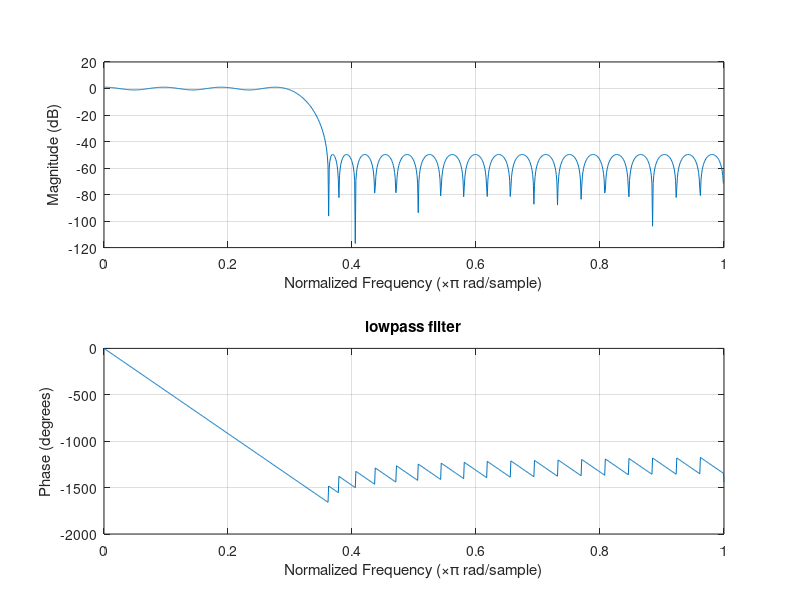
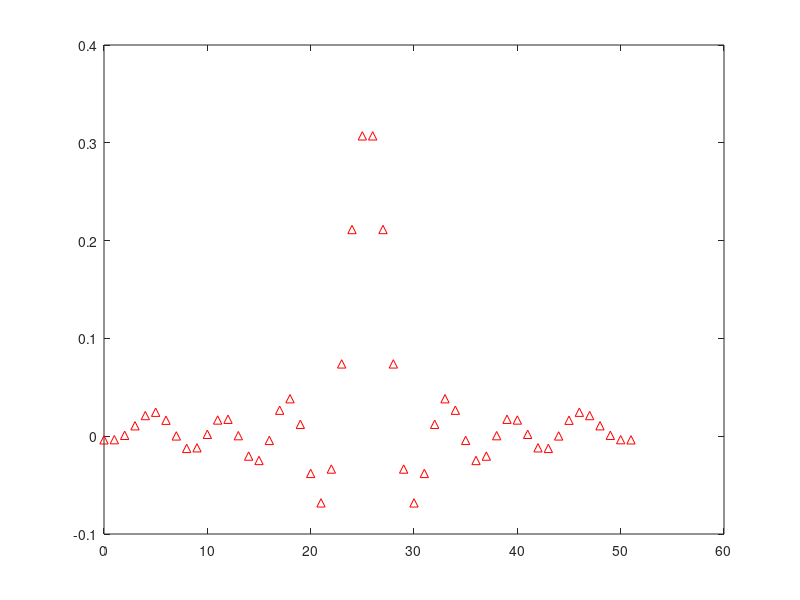

Reproduce these figures in MATLAB, in order.
rp = 2
a = [1,0]
fs = 1
f = [0.3/2,0.36/2]
rs = 50
dev = [(10^(rp/20)-1)/(10^(rp/20)+1)  10^(-rs/20)]
[n,fo,mo,w] = firpmord(f,a,dev,fs)
b = firpm(n,fo,mo,w)
freqz(b,1,1024)
title('lowpass filter')
figure;
impz(b,1)